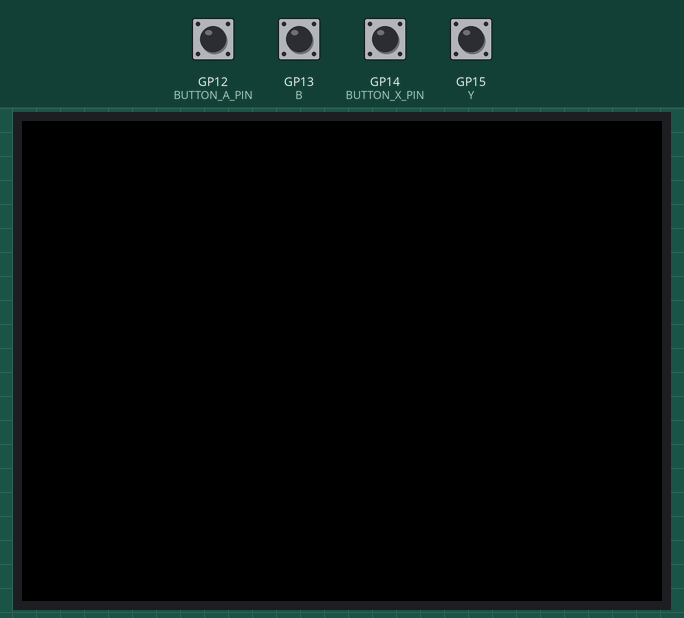
Simulated run of this program. Board: Raspberry Pi Pico running MicroPython. Shown: 320×240 colour display. The test bench sets the inputs (shaded band); at power-on: GP12 (BUTTON_A_PIN), GP13 (B), GP14 (BUTTON_X_PIN), GP15 (Y) HIGH. Random numbers come from a fixed seed; threads take turns every 2 ms; what the program prints to the serial console is not drawn.

Above: at 2.1 s.
2.2 s: GP13 (B) pulled LOW for 1.65 s
At 4.4 s:
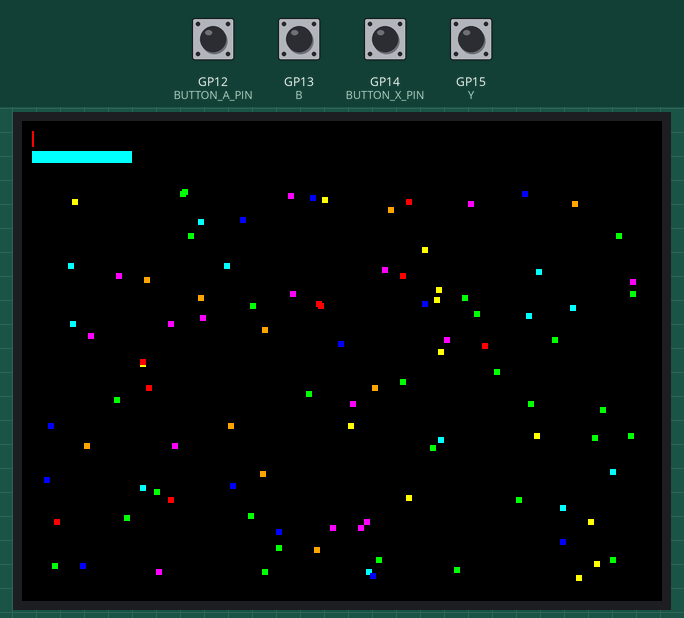
5.5 s: GP12 (BUTTON_A_PIN) pulled LOW for 1.65 s
At 8.6 s:
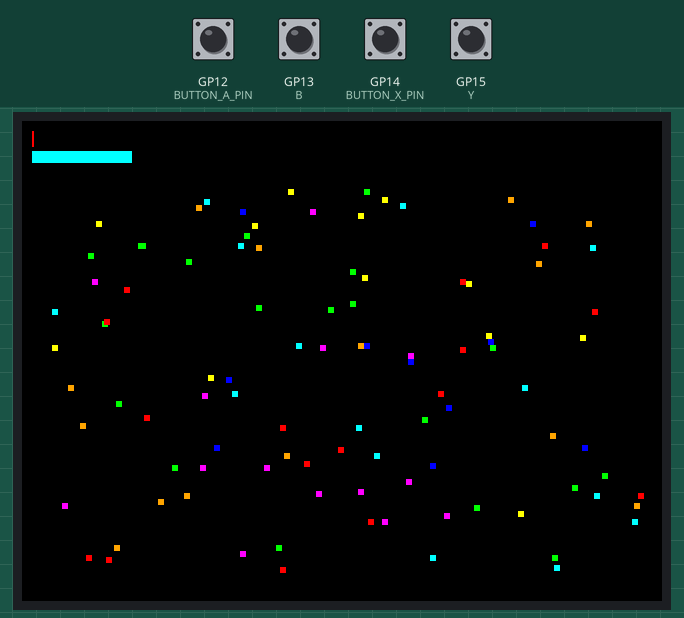
9.3 s: GP14 (BUTTON_X_PIN) pulled LOW for 1.65 s
At 12.0 s:
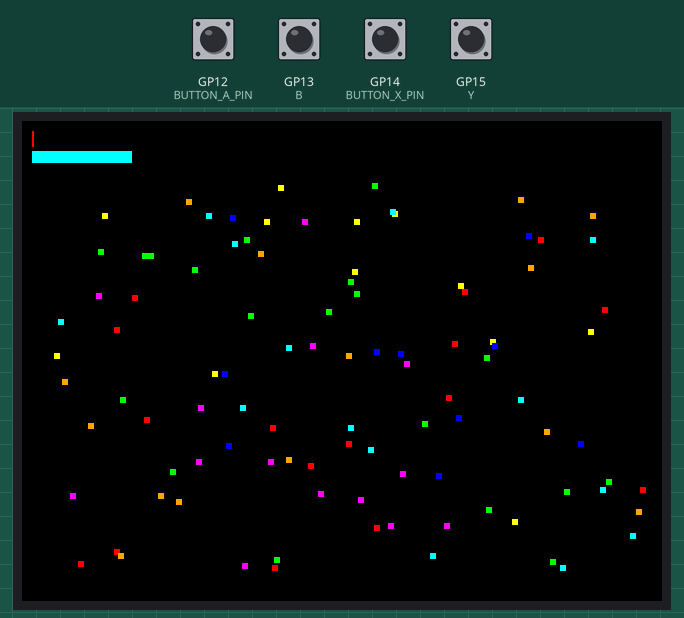
13.0 s: GP15 (Y) pulled LOW for 1.65 s
At 16.3 s:
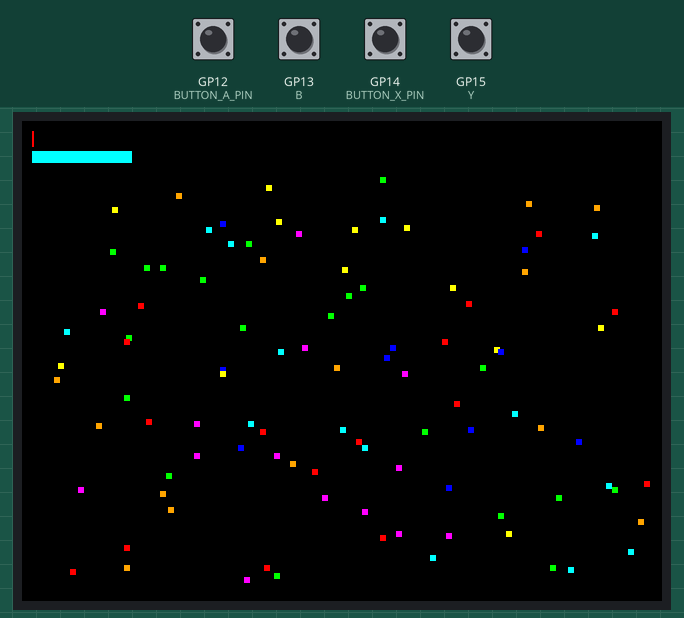
16.8 s: GP12 (BUTTON_A_PIN) pulled LOW for 1.65 s
At 19.6 s:
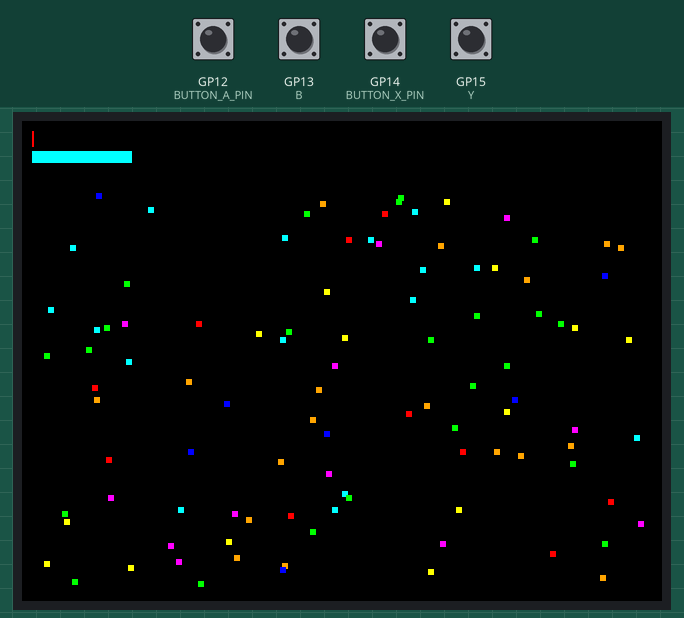
20.5 s: GP13 (B) pulled LOW for 1.65 s
At 23.2 s:
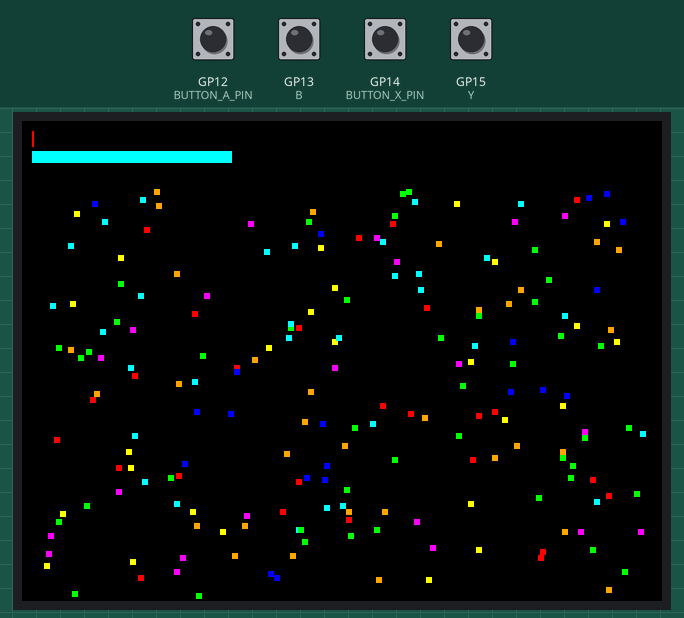
Timing chart, 0 to 24.7 s (numbered marks = the images above; inputs shaded):
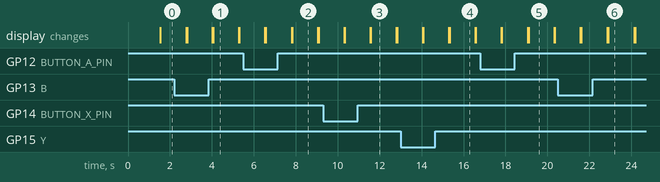

The program:

main.py
```python
import machine
import time
import utime
import random
import _thread
import array

# Display Pack 2.0 specifications
DISPLAY_WIDTH = 320
DISPLAY_HEIGHT = 240

# Colours (RGB565 format)
COLOR_BLACK = 0x0000
COLOR_WHITE = 0xFFFF
COLOR_RED = 0xF800
COLOR_GREEN = 0x07E0
COLOR_BLUE = 0x001F
COLOR_YELLOW = 0xFFE0
COLOR_CYAN = 0x07FF
COLOR_MAGENTA = 0xF81F

# Display pins
DISPLAY_CS_PIN = 17
DISPLAY_CLK_PIN = 18
DISPLAY_MOSI_PIN = 19
DISPLAY_DC_PIN = 16
DISPLAY_RESET_PIN = 21
DISPLAY_BL_PIN = 20

# Button pins
BUTTON_A_PIN = 12
BUTTON_B_PIN = 13
BUTTON_X_PIN = 14
BUTTON_Y_PIN = 15

# Particle system parameters
MAX_PARTICLES = 200
GRAVITY = 0.12
BOUNCE_DAMPING = 0.85
BOUNDS_TOP = 25
BOUNDS_BOTTOM = DISPLAY_HEIGHT

# Global state
_spi = None
_cs = None
_dc = None
_reset = None
_bl = None
particles = []
particle_count = MAX_PARTICLES
wind_x = 0.0
wind_y = 0.0
core1_ready = False
core1_done = True
current_fps = 0.0
framebuffer = bytearray(DISPLAY_WIDTH * DISPLAY_HEIGHT * 2)

# Buttons
buttons = {}
prev_buttons = {}

# ST7789 Display Init
def display_init():
    global _spi, _cs, _dc, _reset, _bl

    # SPI setup
    _spi = machine.SPI(0, baudrate=31250000, polarity=0, phase=0,
                      sck=machine.Pin(DISPLAY_CLK_PIN),
                      mosi=machine.Pin(DISPLAY_MOSI_PIN))
    _cs = machine.Pin(DISPLAY_CS_PIN, machine.Pin.OUT, value=1)
    _dc = machine.Pin(DISPLAY_DC_PIN, machine.Pin.OUT, value=1)
    _reset = machine.Pin(DISPLAY_RESET_PIN, machine.Pin.OUT, value=1)
    _bl = machine.Pin(DISPLAY_BL_PIN, machine.Pin.OUT, value=0)

    # Reset sequence
    _reset.value(1)
    time.sleep_ms(10)
    _reset.value(0)
    time.sleep_ms(10)
    _reset.value(1)
    time.sleep_ms(120)

    def cmd(c):
        _dc.value(0)
        _cs.value(0)
        _spi.write(bytes([c]))
        _cs.value(1)

    def data(d):
        _dc.value(1)
        _cs.value(0)
        if isinstance(d, int):
            _spi.write(bytes([d]))
        else:
            _spi.write(bytes(d))
        _cs.value(1)

    # ST7789 init
    cmd(0x01)  # Software reset
    time.sleep_ms(150)
    cmd(0x11)  # Sleep out
    time.sleep_ms(120)
    cmd(0x3A)
    data(0x55)  # RGB565
    cmd(0x36)
    data(0x70)  # Memory access control
    cmd(0x2A)
    data([0x00, 0x00, 0x01, 0x3F])  # Column
    cmd(0x2B)
    data([0x00, 0x00, 0x00, 0xEF])  # Row
    cmd(0xB2)
    data([0x0C, 0x0C, 0x00, 0x33, 0x33])
    cmd(0xB7)
    data(0x35)
    cmd(0xBB)
    data(0x19)
    cmd(0xC0)
    data(0x2C)
    cmd(0xC2)
    data(0x01)
    cmd(0xC3)
    data(0x12)
    cmd(0xC4)
    data(0x20)
    cmd(0xC6)
    data(0x0F)
    cmd(0xD0)
    data([0xA4, 0xA1])
    cmd(0xE0)
    data([0xD0, 0x04, 0x0D, 0x11, 0x13, 0x2B, 0x3F, 0x54, 0x4C, 0x18, 0x0D, 0x0B, 0x1F, 0x23])
    cmd(0xE1)
    data([0xD0, 0x04, 0x0C, 0x11, 0x13, 0x2C, 0x3F, 0x44, 0x51, 0x2F, 0x1F, 0x1F, 0x20, 0x23])
    cmd(0x21)  # Inversion
    cmd(0x13)  # Normal display
    time.sleep_ms(10)
    cmd(0x29)  # Display on
    time.sleep_ms(100)

    _bl.value(1)  # Backlight on

# frame to display
def display_blit():
    # Set window
    _dc.value(0)
    _cs.value(0)
    _spi.write(b'\x2A')
    _cs.value(1)
    _dc.value(1)
    _cs.value(0)
    _spi.write(bytes([0, 0, (DISPLAY_WIDTH - 1) >> 8, (DISPLAY_WIDTH - 1) & 0xFF]))
    _cs.value(1)

    _dc.value(0)
    _cs.value(0)
    _spi.write(b'\x2B')
    _cs.value(1)
    _dc.value(1)
    _cs.value(0)
    _spi.write(bytes([0, 0, (DISPLAY_HEIGHT - 1) >> 8, (DISPLAY_HEIGHT - 1) & 0xFF]))
    _cs.value(1)

    _dc.value(0)
    _cs.value(0)
    _spi.write(b'\x2C')
    _cs.value(1)

    # Send framebuffer
    _dc.value(1)
    _cs.value(0)
    chunk_size = 4096
    for i in range(0, len(framebuffer), chunk_size):
        _spi.write(framebuffer[i:i + chunk_size])
    _cs.value(1)

def clear_fb(color):
    hi = (color >> 8) & 0xFF
    lo = color & 0xFF
    for i in range(0, len(framebuffer), 2):
        framebuffer[i] = hi
        framebuffer[i + 1] = lo

def fill_rect(x, y, w, h, color):
    hi = (color >> 8) & 0xFF
    lo = color & 0xFF
    for row in range(y, min(y + h, DISPLAY_HEIGHT)):
        offset = (row * DISPLAY_WIDTH + x) * 2
        for col in range(w):
            if x + col < DISPLAY_WIDTH:
                framebuffer[offset] = hi
                framebuffer[offset + 1] = lo
                offset += 2

# igonre for the moment
def draw_text(x, y, text, color):
    # Simplified - just draw colored blocks for now
    offset = 0
    for char in text:
        fill_rect(x + offset, y, 6, 8, color)
        offset += 7

def randf(min_val, max_val):
    return min_val + random.random() * (max_val - min_val)

def init_particles():
    global particles
    particles = []
    colors = [COLOR_RED, COLOR_GREEN, COLOR_BLUE, COLOR_YELLOW,
              COLOR_CYAN, COLOR_MAGENTA, 0xFD20, 0x07E0]

    for _ in range(MAX_PARTICLES):
        # [x, y, vx, vy, color]
        p = array.array('f', [
            randf(10, DISPLAY_WIDTH - 10),
            randf(BOUNDS_TOP + 10, BOUNDS_BOTTOM - 10),
            randf(-2.0, 2.0),
            randf(-2.0, 2.0),
            float(random.choice(colors))
        ])
        particles.append(p)

def update_particles_range(start, end):
    for i in range(start, min(end, len(particles))):
        p = particles[i]

        # Apply forces
        p[3] += GRAVITY  # vy += gravity
        p[2] += wind_x * 0.1  # vx += wind
        p[3] += wind_y * 0.1  # vy += wind

        # Update position
        p[0] += p[2]  # x += vx
        p[1] += p[3]  # y += vy

        # Boundary collisions
        if p[0] <= 2:
            p[0] = 2
            p[2] = -p[2] * BOUNCE_DAMPING
        if p[0] >= DISPLAY_WIDTH - 2:
            p[0] = DISPLAY_WIDTH - 2
            p[2] = -p[2] * BOUNCE_DAMPING
        if p[1] <= BOUNDS_TOP + 2:
            p[1] = BOUNDS_TOP + 2
            p[3] = -p[3] * BOUNCE_DAMPING
        if p[1] >= BOUNDS_BOTTOM - 2:
            p[1] = BOUNDS_BOTTOM - 2
            p[3] = -p[3] * BOUNCE_DAMPING
            p[2] *= 0.95  # Friction on ground

def render_particles():
    # Clear simulation area
    fill_rect(0, BOUNDS_TOP, DISPLAY_WIDTH, DISPLAY_HEIGHT - BOUNDS_TOP, COLOR_BLACK)

    # Draw particles as 3x3 blocks
    for i in range(particle_count):
        p = particles[i]
        x = int(p[0])
        y = int(p[1])
        color = int(p[4])

        if 1 <= x < DISPLAY_WIDTH - 1 and BOUNDS_TOP <= y < DISPLAY_HEIGHT - 1:
            fill_rect(x - 1, y - 1, 3, 3, color)

def draw_status():
    fill_rect(0, 0, DISPLAY_WIDTH, BOUNDS_TOP - 2, COLOR_BLACK)
    # Simple FPS display (would need proper text rendering)
    fps_color = COLOR_GREEN if current_fps > 30 else COLOR_YELLOW if current_fps > 20 else COLOR_RED
    bar_width = int(current_fps * 2)
    if bar_width > 0:
        fill_rect(5, 5, min(bar_width, 100), 8, fps_color)

    # Particle count indicator
    count_width = int((particle_count / MAX_PARTICLES) * 100)
    fill_rect(5, 15, count_width, 6, COLOR_CYAN)

def handle_input():
    global wind_x, wind_y, particle_count, prev_buttons

    curr = {k: b.value() for k, b in buttons.items()}

    # A: Reset (button press = 0)
    if curr['A'] == 0 and prev_buttons['A'] == 1:
        init_particles()

    # B: Cycle particle count
    if curr['B'] == 0 and prev_buttons['B'] == 1:
        particle_count += 100
        if particle_count > MAX_PARTICLES:
            particle_count = 100

    # X: Wind right (hold)
    wind_x = 0.5 if curr['X'] == 0 else wind_x * 0.95

    # Y: Wind up (hold)
    wind_y = -0.3 if curr['Y'] == 0 else wind_y * 0.95

    prev_buttons = curr

# update second half of particles on core1
def core1_thread():
    global core1_ready, core1_done
    while True:
        if core1_ready:
            mid = particle_count // 2
            update_particles_range(mid, particle_count)
            core1_done = True
            core1_ready = False
        time.sleep_ms(1)

def main():
    global core1_ready, core1_done, current_fps, buttons, prev_buttons

    print(" - Pico Particle System - ")
    print("Init display..")
    display_init()

    # Init buttons
    buttons = {
        'A': machine.Pin(BUTTON_A_PIN, machine.Pin.IN, machine.Pin.PULL_UP),
        'B': machine.Pin(BUTTON_B_PIN, machine.Pin.IN, machine.Pin.PULL_UP),
        'X': machine.Pin(BUTTON_X_PIN, machine.Pin.IN, machine.Pin.PULL_UP),
        'Y': machine.Pin(BUTTON_Y_PIN, machine.Pin.IN, machine.Pin.PULL_UP)
    }
    prev_buttons = {k: 1 for k in buttons.keys()}

    print("Init particles..")
    init_particles()

    print("Starting Core 1..")
    _thread.start_new_thread(core1_thread, ())

    clear_fb(COLOR_BLACK)
    display_blit()

    frame_count = 0
    last_fps_time = utime.ticks_ms()

    print("Running! A=Reset B=Count X=WindR Y=WindUp")

    while True:
        frame_start = utime.ticks_ms()

        # Input
        handle_input()

        # Physics: Core 0 updates first half
        mid = particle_count // 2
        update_particles_range(0, mid)

        # Signal Core 1 and wait
        core1_done = False
        core1_ready = True
        while not core1_done:
            pass

        # Render (Core 0 only)
        render_particles()
        draw_status()

        # Display
        display_blit()

        # FPS calculation
        frame_count += 1
        now = utime.ticks_ms()
        elapsed = utime.ticks_diff(now, last_fps_time)
        if elapsed >= 1000:
            current_fps = frame_count * 1000.0 / elapsed
            frame_count = 0
            last_fps_time = now
            print(f"FPS: {current_fps:.1f} | Particles: {particle_count}")

        # Frame timing (~60 FPS target)
        #frame_time = utime.ticks_diff(utime.ticks_ms(), frame_start)
        #if frame_time < 16:
        #    time.sleep_ms(16 - frame_time)

# Run
main()
```

Measured:
- what the display in image 1 shows lasts 1.2 s, from 4.1 s to 5.3 s
